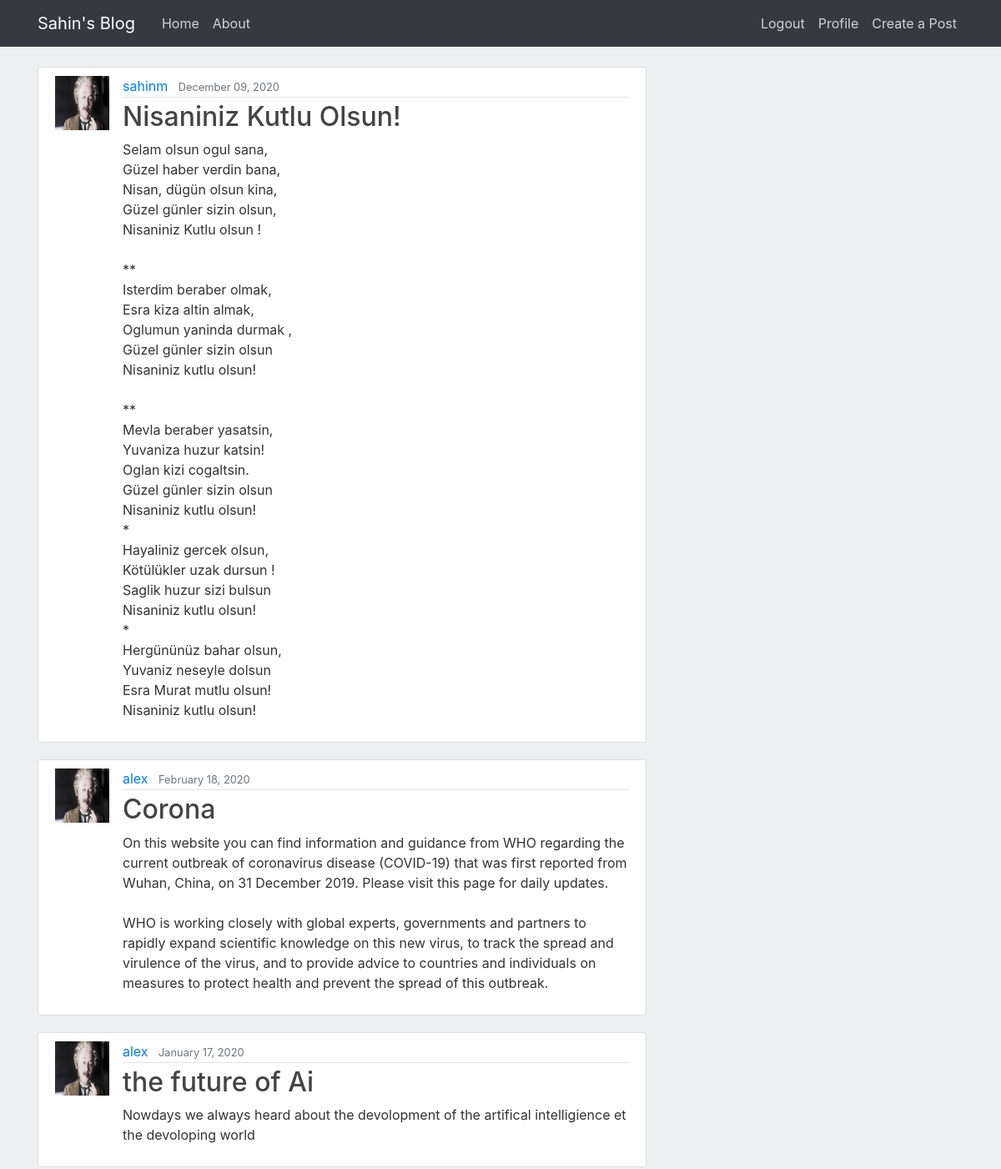
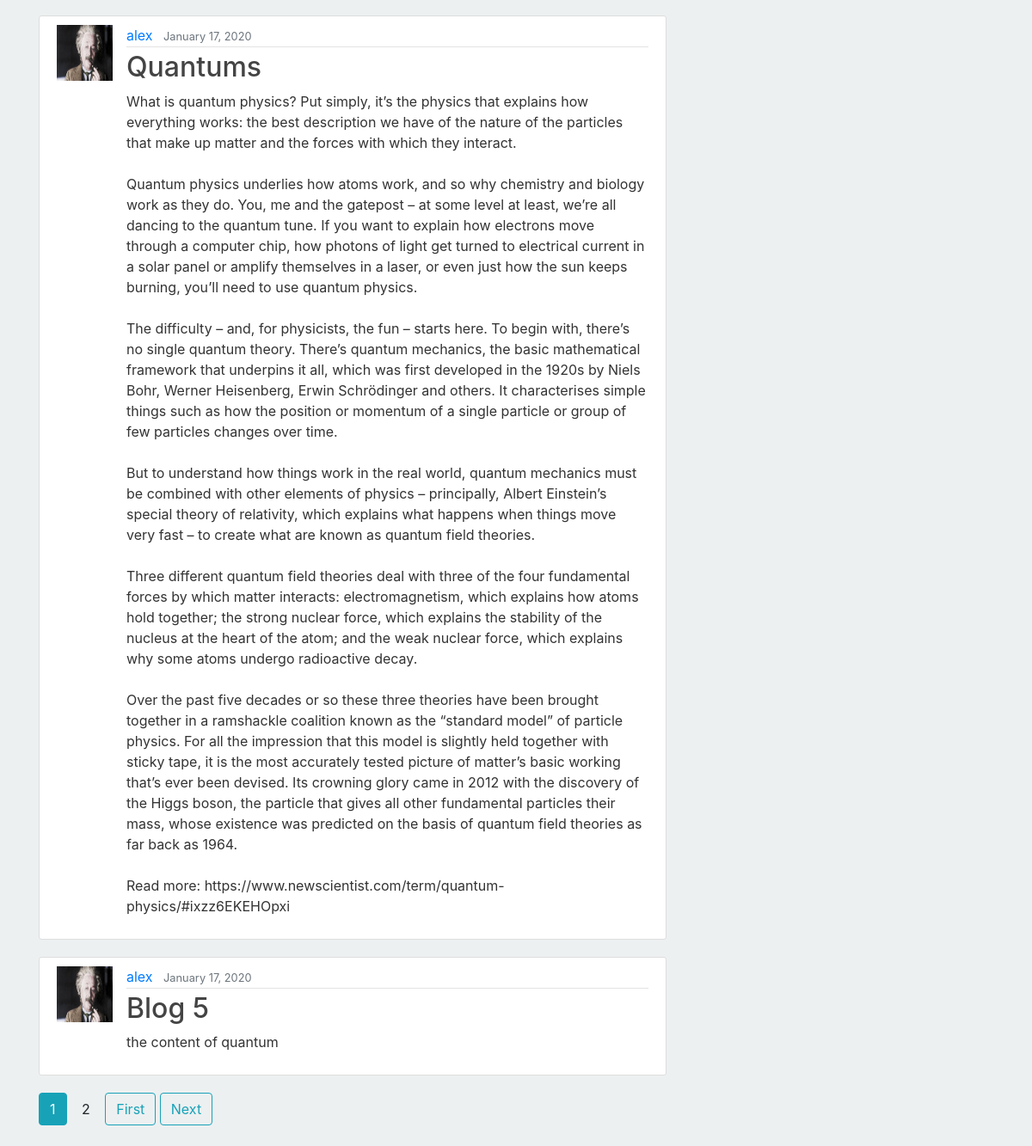
Screenshot of / (signed in) with the database file from the repository (2 pictures, top to bottom).
### blog/models.py (models this page shows, shortened)
class Post(models.Model):
	title=models.CharField(max_length=100)
	content=models.TextField()
	date_posted=models.DateTimeField(default=timezone.now)
	author=models.ForeignKey(User,on_delete=models.CASCADE)

### users/models.py (models this page shows, shortened)
class Profile(models.Model):
	user=models.OneToOneField(User, on_delete= models.CASCADE)
	image=models.ImageField(default='default.jpg', upload_to='profile_pics')

### blog/views.py (the view)
# urls.py: path('', PostListView.as_view(), name='blog-home'),
class PostListView(ListView):
	model=Post
	template_name='blog/home.html'
	context_object_name='posts'
	ordering=['-date_posted']
	paginate_by=5

### blog/templates/blog/home.html (shortened to what this page needs)
{% extends "blog/base.html" %}
{%block content%}
	{%for post in posts%}
		 <article class="media content-section">
          <img class="rounded- circle article-img" src="{{post.author.profile.image.url}}">
          <div class="media-body">
            <div class="article-metadata">
              <a class="mr-2" href="{% url 'user-posts' post.author.username%}">{{ post.author }}</a>
              <small class="text-muted">{{ post.date_posted |date:"F d, Y" }}</small>
            </div>
            <h2><a class="article-title" href="{% url  'post-detail' post.id %}">{{ post.title }}</a></h2>
            <p class="article-content">{{ post.content }}</p>
          </div>
        </article>
	{% endfor%}
    {% for num in page_obj.paginator.page_range  %}
      {% if page_obj.number == num %}
        <a class="btn btn-info mb-4" href="?page={{num}}" >{{num}}</a>
      {% elif num > page_obj.number|add:'-3'  and num < page_obj.number|add:'+3' %}
         <a class="btn btn- outline-info mb-4" href="?page={{num}}">{{num}}</a>
      {% endif %}
    {% endfor%}
    {% if page_obj.has_next %}
    <a class="btn btn-outline-info mb-4" href="?page={{obj.paginator.num_pages}}" >First</a>
    <a class="btn btn-outline-info mb-4" href="?page={{page_obj.next_page_number}}" >Next</a>
    {% endif %}
{% endblock content %}

### blog/static/blog/main.css (style rules this page uses)
body { background: #edf0f1; color: #333333; margin-top: 5rem; }
.content-section { background: #ffffff; padding: 10px 20px; border: 1px solid #dddddd; border-radius: 3px; margin-bottom: 20px; }
.article-title { color: #444444; }
.article-content { white-space: pre-line; }
.article-img { height: 65px; width: 65px; margin-right: 16px; }
.article-metadata { padding-bottom: 1px; margin-bottom: 4px; border-bottom: 1px solid #e3e3e3; }

### rows the page displays
Post: author.profile.image (placeholder picture), author "sahinm", date_posted "December 09, 2020", title "Nisaniniz Kutlu Olsun!", content "Selam olsun ogul sana, Güzel haber verdin bana, Nisan, dügün olsun kina, Güzel günler sizin olsun, Nisaniniz Kutlu olsun ! ** Isterdim beraber olmak, Esra kiza altin almak, Oglumun yaninda durmak , Güzel günler sizin olsun Nisaniniz kutlu olsun! ** Mevla beraber yasatsin, Yuvaniza huzur katsin! Oglan kizi cogaltsin. Güzel günler sizin olsun Nisaniniz kutlu olsun! * Hayaliniz gercek olsun, Kötülükler uzak dursun ! Saglik huzur sizi bulsun Nisaniniz kutlu olsun! * Hergününüz bahar olsun, Yuvaniz neseyle dolsun Esra Murat mutlu olsun! Nisaniniz kutlu olsun!"
Post: author.profile.image (picture), author "alex", date_posted "February 18, 2020", title "Corona", content "On this website you can find information and guidance from WHO regarding the current outbreak of coronavirus disease (COVID-19) that was first reported from Wuhan, China, on 31 December 2019. Please visit this page for daily updates. WHO is working closely with global experts, governments and partners to rapidly expand scientific knowledge on this new virus, to track the spread and virulence of the virus, and to provide advice to countries and individuals on measures to protect health and prevent the spread of this outbreak."
Post: author.profile.image (picture), author "alex", date_posted "January 17, 2020", title "the future of Ai", content "Nowdays we always heard about the devolopment of the artifical intelligience et the devoloping world"
Post: author.profile.image (picture), author "alex", date_posted "January 17, 2020", title "Quantums", content "What is quantum physics? Put simply, it’s the physics that explains how everything works: the best description we have of the nature of the particles that make up matter and the forces with which they interact. Quantum physics underlies how atoms work, and so why chemistry and biology work as they do. You, me and the gatepost – at some level at least, we’re all dancing to the quantum tune. If you want to explain how electrons move through a computer chip, how photons of light get turned to electrical current in a solar panel or amplify themselves in a laser, or even just how the sun keeps burning, you’ll need to use quantum physics. The difficulty – and, for physicists, the fun – starts…"
Post: author.profile.image (picture), author "alex", date_posted "January 17, 2020", title "Blog 5", content "the content of quantum"

### other values shown
{{ num }} "1"
{{ num }} "2"
